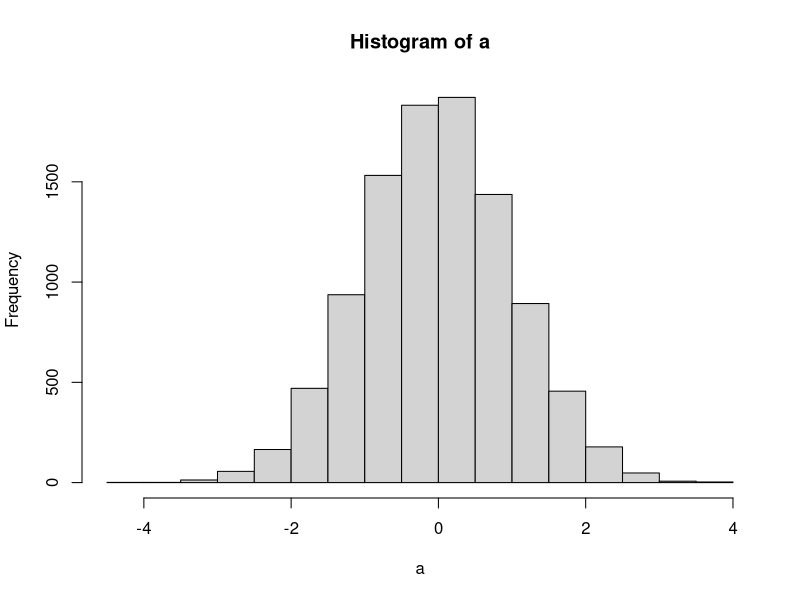
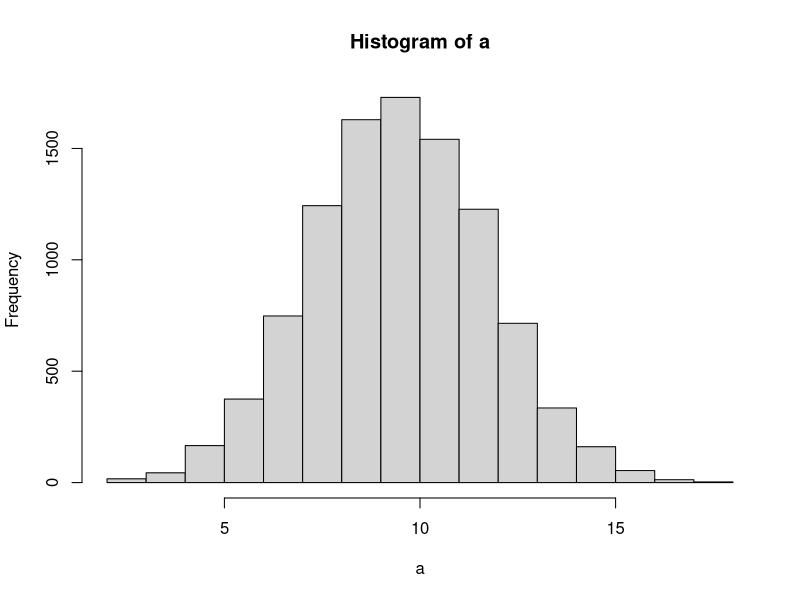

Write R code to recreate these figures, in order.


#### adicionando comentario

a <- rnorm(10000)

hist(a)


#### adicionando comentario

a <- rbinom(10000, 20, 0.5)

hist(a)


# comentario aleatorio no arquivo codigo 2
